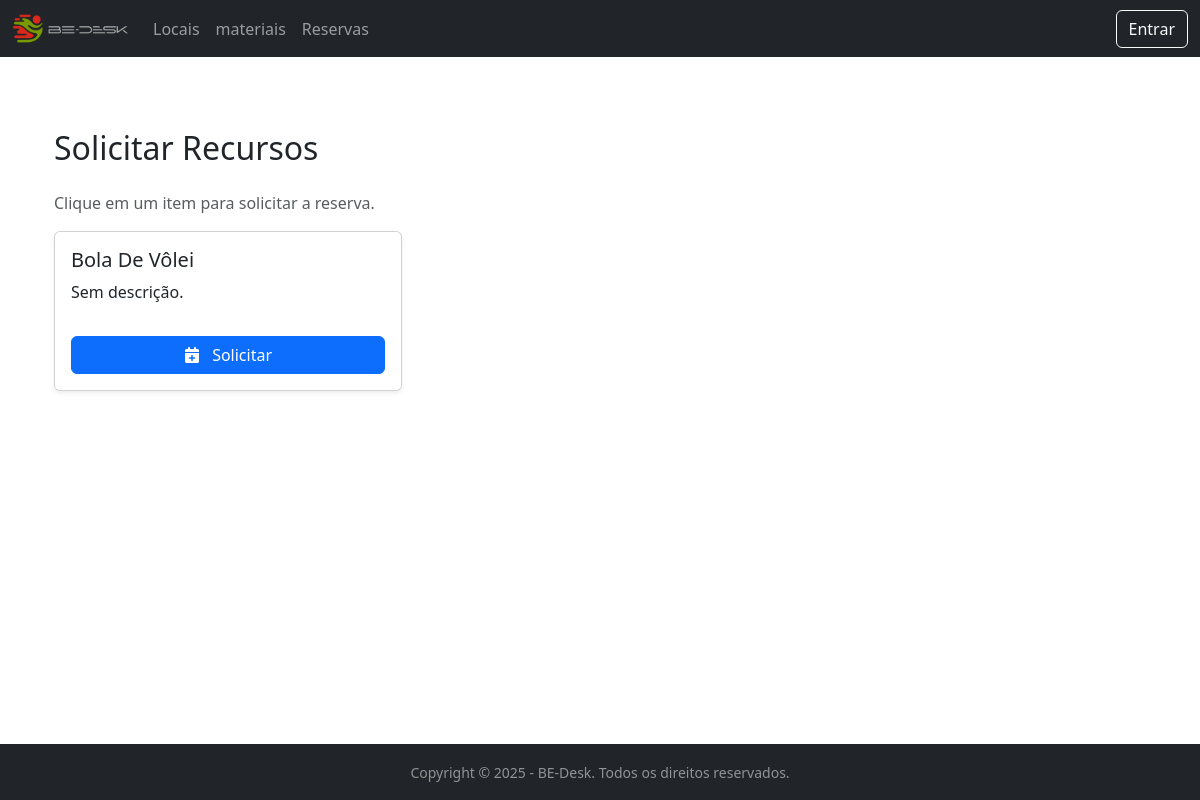
Page /recursos/ on the earlier database version.
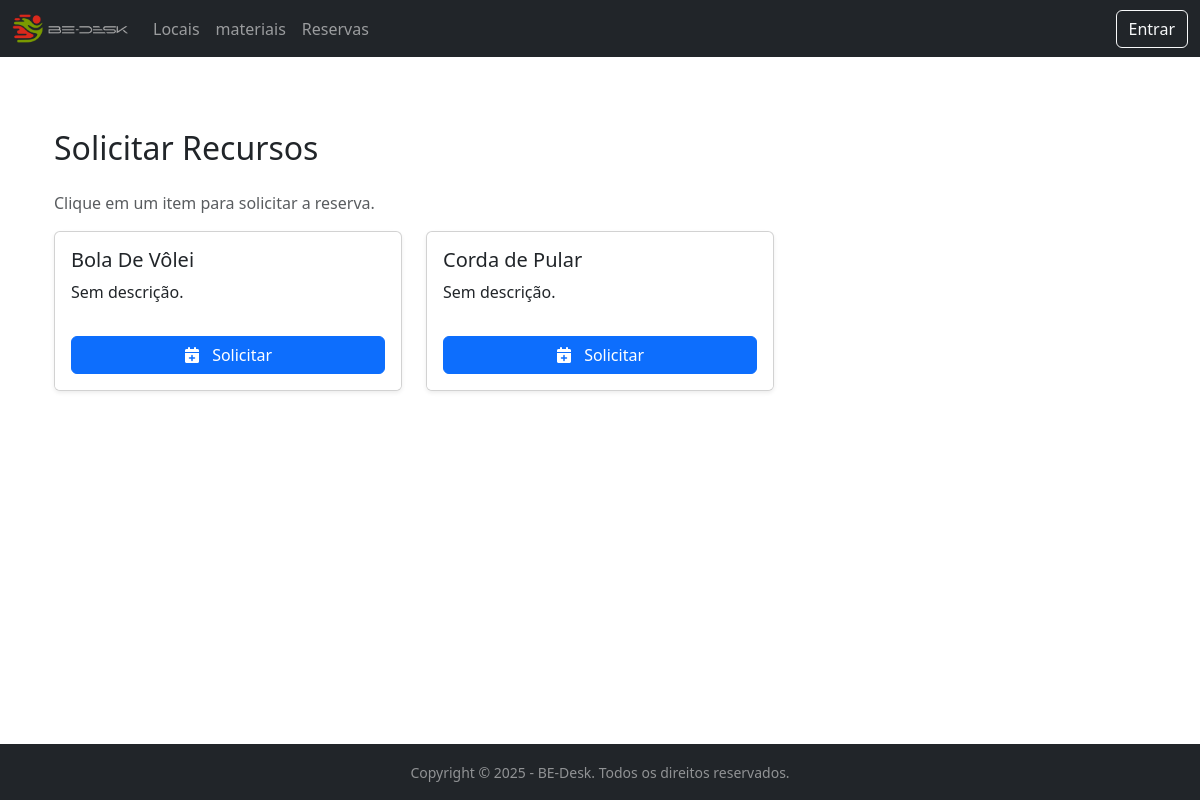
Same page on the later database version.
### bedesk/models.py (models this page shows, shortened)
class Recurso(models.Model):
    nome = models.CharField(max_length=100)
    descricao = models.TextField(blank=True, null=True, help_text="Descrição, regras de uso, etc.")
    class Meta:
        verbose_name = "Recurso"
        verbose_name_plural = "Recursos"

### bedesk/views.py (the view)
# urls.py: path('recursos/', views.lista_recursos, name='lista_recursos'),
def lista_recursos(request):
    recursos = Recurso.objects.all()
    context = {
        'recursos': recursos
    }
    return render(request, 'bedesk/lista_recursos.html', context)

### bedesk/context_processors.py (called while the page is built)
def notificacoes_pendentes(request):
    total_pendentes = 0
    if request.user.is_authenticated and request.user.is_staff:
        salas_pendentes_count = Agendamento.objects.filter(status='PENDENTE').count()
        recursos_pendentes_count = ReservaRecurso.objects.filter(status='PENDENTE').count()
        total_pendentes = salas_pendentes_count + recursos_pendentes_count
    return {
        'pendentes_count': total_pendentes
    }

### bedesk/templates/bedesk/lista_recursos.html (shortened to what this page needs)
{% extends 'bedesk/base.html' %}
{% block content %}
<div class="container mt-4">
    <h2 class="mb-4">Solicitar Recursos</h2>
    <p class="text-muted">Clique em um item para solicitar a reserva.</p>
    <div class="row row-cols-1 row-cols-md-3 g-4">
        {% for recurso in recursos %}
        <div class="col">
            <div class="card h-100 shadow-sm">
                <div class="card-body">
                    <h5 class="card-title">{{ recurso.nome }}</h5>
                    <p class="card-text">{{ recurso.descricao|default:"Sem descrição." }}</p>
                </div>
                <div class="card-footer bg-white border-0 p-3">
                    <a href="{% url 'reservar_recurso' recurso.id %}" class="btn btn-primary w-100">
                        <i class="fas fa-calendar-plus me-2"></i> Solicitar
                    </a>
                </div>
            </div>
        </div>
        {% empty %}
            <div class="col-12">
                <div class="alert alert-info" role="alert">
                    Nenhum recurso cadastrado pelo administrador no momento.
                </div>
            </div>
        {% endfor %}
    </div>
</div>
{% endblock %}

Differences in the rows shown:
added Recurso: nome "Corda de Pular", descricao "Sem descrição."
